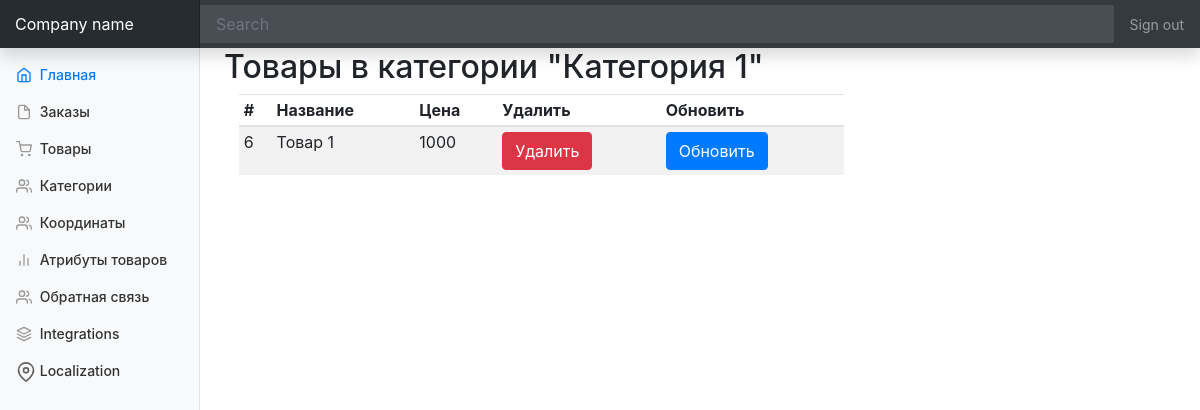
Screenshot of /index.php?ctrl=Category&act=categoryAndProducts&categoryID=24 with the database file from the repository.
### tables this page shows
CREATE TABLE IF NOT EXISTS `categories` (
  `categoryID` int(11) NOT NULL AUTO_INCREMENT,
  `categoryTitle` varchar(50) NOT NULL,
  PRIMARY KEY (`categoryID`),
  UNIQUE KEY `categoryTitle` (`categoryTitle`)
);

CREATE TABLE IF NOT EXISTS `products` (
  `productID` int(11) NOT NULL AUTO_INCREMENT,
  `productTitle` varchar(70) NOT NULL,
  `productDescription` varchar(500) NOT NULL,
  `productPrice` double NOT NULL,
  PRIMARY KEY (`productID`)
);

### controllers/panel/MainController.php (called while the page is built, shortened)
<?php
class MainController extends BaseController {
    public function start(  ){
        $controller = $this->request->getGetValue('ctrl');
        $action = $this->request->getGetValue('act');
        $controllerClass = "controllers\\panel\\{$controller}Controller";
        if(class_exists($controllerClass)){
            $controllerInstance = new $controllerClass();
        }
        if(method_exists($controllerClass, "{$action}Action")){
            $viewToInclude = $controllerInstance->{"{$action}Action"}();
        }
        else{
            $controller = "Home";
            $action = "index";
            $controllerClass = "controllers\\panel\\{$controller}Controller";
            $controllerInstance = new $controllerClass();
            $viewToInclude = $controllerInstance->{"{$action}Action"}();
        }
        $this->view = $controllerInstance->view;
        include_once "views/Default/header.php";
        include_once "views/$controller/$viewToInclude.php";
    }
}

### index.php (called while the page is built, shortened)
<?php
$app = new MainController();
$app->start();

### controllers/panel/BaseController.php (called while the page is built, shortened)
<?php
class BaseController{
    public function __construct(){
        $this->view = new View();
        $this->request = new Request();
    }
}

### utils/View.php (called while the page is built, shortened)
<?php
class View{
    private $storage = [];
    public function __get($name){
        if(isset($this->storage[$name])){
            return $this->storage[$name];
        }
        return null;
    }
    public function __set($name, $value){
        $this->storage[$name] = $value;
    }
}

### models/Category.php (called while the page is built, shortened)
<?php
class Category{
    public static function getCategoryById( $categoryID ) {
        $stm = MySQL::$db->prepare("SELECT * FROM categories WHERE categoryID = :id");
        $stm->bindParam( ":id" , $categoryID , \PDO::PARAM_INT);
        $stm->execute();
        $category = $stm->fetch(\PDO::FETCH_OBJ);
        return $category;
    }
    public static function GetCategoryAndProducts( $categoryID ,  $limit = 10 , $offset = 0){
        $stm = MySQL::$db->prepare("
                    SELECT p.productID , p.productTitle , p.productPrice
                    FROM `productandcategories` as `pc`
                    INNER JOIN `products` as `p`
                      ON `p`.productID = `pc`.productID
                    WHERE pc.`categoryID` = :id LIMIT $offset,$limit");
        $stm->bindParam(':id' , $categoryID , \PDO::PARAM_INT);
        $stm->execute();
        $categoriesandproducts = $stm->fetchAll(\PDO::FETCH_OBJ);
        return $categoriesandproducts;
    }
}

### controllers/panel/CategoryController.php (called while the page is built, shortened)
<?php
class CategoryController extends BaseController{
    public function categoryAndProductsAction(  ){
        $categoryID = $this->request->getGetValue( 'categoryID' );
        $this->view->category = Category::getCategoryById(  $categoryID );
        $this->view->products = Category::GetCategoryAndProducts($categoryID , 10,0);
        return 'categoryAndProducts';
    }
}

### utils/Request.php (called while the page is built, shortened)
<?php
class Request{
    public function getGetValue( $name ){
        if( isset($_GET[$name]) ){
            return filter_input(INPUT_GET , $name , FILTER_SANITIZE_STRING);
        }
        return null;
    }
}

### views/Category/categoryAndProducts.php (the view, shortened to what this page needs)
<main role="main" class="col-md-9 ml-sm-auto col-lg-10 px-4">
    <h2>Товары в категории "<?= $this->view->category->categoryTitle ?>"</h2>
    <form class="col-8">
        <div class="table-responsive">
            <table class="table table-striped table-sm">
                <thead>
                <tr>
                    <th>#</th>
                    <th>Название</th>
                    <th>Цена</th>
                    <th>Удалить</th>
                    <th>Обновить</th>
                </tr>
                </thead>
                <tbody>
                <?php foreach ( $this->view->products as $product) { ?>
                    <tr data-product-id="<?= $product->productID ?>">
                        <td><?= $product->productID ?></td>
                        <td><?= $product->productTitle ?></td>
                        <td><?= $product->productPrice ?></td>
                        <td><button data-product-id="<?= $product->productID ?>" class="btn btn-danger" >Удалить</button></td>
                        <td><a class="btn btn-primary" href="?ctrl=Product&act=updateProduct">Обновить</a></td>
                    </tr>
                <?php } ?>
                </tbody>
            </table>
        </div>
    </form>

### assets/css/styles.css (style rules this page uses)
body { font-size: .875rem; }
[role="main"] { padding-top: 48px; }

### rows the page displays
categories: categoryTitle "Категория 1"
products: productID "6", productTitle "Товар 1", productPrice "1000"
